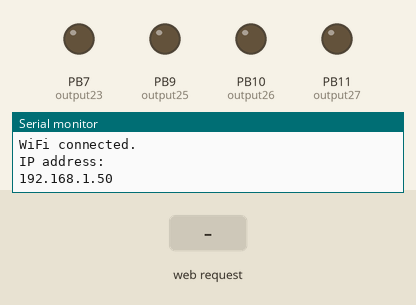
Bench run of a sketch on a simulated STM32 Blue Pill. On the bench: output pins drawn as LEDs (lit = HIGH), the last lines printed to the serial monitor. Inputs (shaded band) come from the test bench. WiFi joins after 1.5 s; servers stay silent unless stated.

Above: at 2.7 s.
2.8 s: HTTP request GET /25/on received
At 2.93 s:
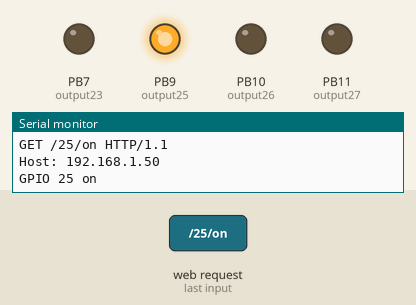
4.5 s: HTTP request GET /27/on received
At 4.63 s:
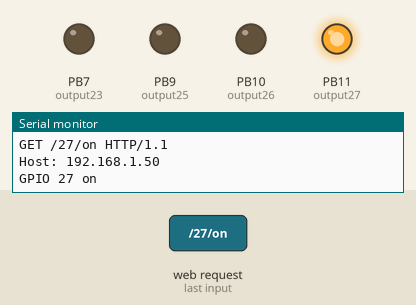
6.2 s: HTTP request GET /23/on received
At 6.33 s:
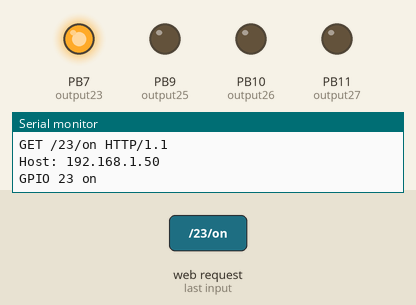
7.9 s: HTTP request GET /26/on received
At 8.03 s:
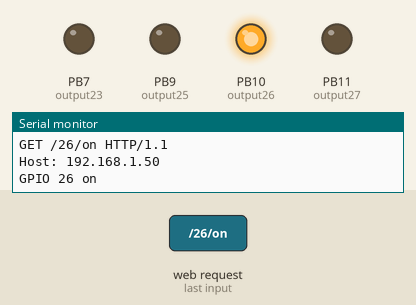
Timing chart, 0 to 10.6 s (numbered marks = the images above; inputs shaded):
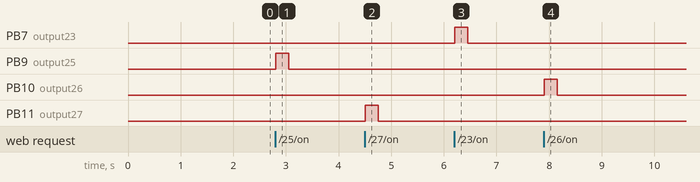

Measured:
- after the input at 2.8 s, PB9 (output25): LOW → HIGH at once, → LOW 0.25 s later
- after the input at 4.5 s, PB11 (output27): LOW → HIGH at once, → LOW 0.25 s later
- after the input at 6.2 s, PB7 (output23): LOW → HIGH at once, → LOW 0.25 s later
- after the input at 7.9 s, PB10 (output26): LOW → HIGH at once, → LOW 0.25 s later

The sketch:

web_server.ino
```cpp
/*********
  Rui Santos
  Complete project details at https://randomnerdtutorials.com
*********/
// Load Wi-Fi library
#include <WiFi.h>

// Replace with your network credentials
const char* ssid = "ahihi"; // tên wifi
const char* password = "12345679"; // password của wifi

// Set web server port number to 80
WiFiServer server(80);

// Variable to store the HTTP request
String header;

// Auxiliar variables to store the current output state
String output25State = "off";
String output27State = "off";
String output23State = "off";
String output26State = "off";

// Assign output variables to GPIO pins
const int output25 = 25;
const int output27 = 27;
const int output23 = 23;
const int output26 = 26;

// Current time
unsigned long currentTime = millis();
// Previous time
unsigned long previousTime = 0;
// Define timeout time in milliseconds (example: 2000ms = 2s)
const long timeoutTime = 2000;

void setup() {
  Serial.begin(115200);

  // Initialize the output variables as outputs
  pinMode(output25, OUTPUT);
  pinMode(output27, OUTPUT);
  pinMode(output23, OUTPUT);
  pinMode(output26, OUTPUT);

  // Set outputs to LOW
  digitalWrite(output25, LOW);
  digitalWrite(output27, LOW);
  digitalWrite(output23, LOW);
  digitalWrite(output26, LOW);

  // Connect to Wi-Fi network with SSID and password
  Serial.print("Connecting to ");
  Serial.println(ssid);
  WiFi.begin(ssid, password);
  while (WiFi.status() != WL_CONNECTED) {
    delay(500);
    Serial.print(".");
  }

  // Print local IP address and start web server
  Serial.println("");
  Serial.println("WiFi connected.");
  Serial.println("IP address: ");
  Serial.println(WiFi.localIP());
  server.begin();
}

void loop(){
  WiFiClient client = server.available();   // Listen for incoming clients
  if (client) {                             // If a new client connects,
    currentTime = millis();
    previousTime = currentTime;
    Serial.println("New Client.");          // print a message out in the serial port
    String currentLine = "";                // make a String to hold incoming data from the client
    while (client.connected() && currentTime - previousTime <= timeoutTime) {  // loop while the client's connected
      currentTime = millis();
      if (client.available()) {             // if there's bytes to read from the client,
        char c = client.read();             // read a byte, then
        Serial.write(c);                    // print it out the serial monitor
        header += c;
        if (c == '\n') {                    // if the byte is a newline character
          // if the current line is blank, you got two newline characters in a row.
          // that's the end of the client HTTP request, so send a response:
          if (currentLine.length() == 0) {
            // HTTP headers always start with a response code (e.g. HTTP/1.1 200 OK)
            // and a content-type so the client knows what's coming, then a blank line:
            client.println("HTTP/1.1 200 OK");
            client.println("Content-type:text/html");
            client.println("Connection: close");
            client.println();

            // turns the GPIOs on and off
            if (header.indexOf("GET /25/on") >= 0) {
              Serial.println("GPIO 25 on");
              output25State = "on";
              digitalWrite(output25, HIGH);
              delay(250); // Wait for 500 milliseconds
              Serial.println("GPIO 25 off");
              output25State = "off";
              digitalWrite(output25, LOW);
            }

            if (header.indexOf("GET /27/on") >= 0) {
              Serial.println("GPIO 27 on");
              output27State = "on";
              digitalWrite(output27, HIGH);
              delay(250); // Wait for 500 milliseconds
              Serial.println("GPIO 27 off");
              output27State = "off";
              digitalWrite(output27, LOW);
            }

            if (header.indexOf("GET /23/on") >= 0) {
              Serial.println("GPIO 23 on");
              output23State = "on";
              digitalWrite(output23, HIGH);
              delay(250); // Wait for 500 milliseconds
              Serial.println("GPIO 23 off");
              output23State = "off";
              digitalWrite(output23, LOW);
            }

            if (header.indexOf("GET /26/on") >= 0) {
              Serial.println("GPIO 26 on");
              output26State = "on";
              digitalWrite(output26, HIGH);
              delay(250); // Wait for 500 milliseconds
              Serial.println("GPIO 26 off");
              output26State = "off";
              digitalWrite(output26, LOW);
            }

            // Display the HTML web page
                // Display the HTML web page
                client.println("<!DOCTYPE html><html lang=\"en\">");
                client.println("<head><meta charset=\"UTF-8\">");
                client.println("<meta name=\"viewport\" content=\"width=device-width, initial-scale=1.0\">");
                client.println("<title>Traffic remote Animation</title>");
                client.println("<link rel=\"stylesheet\" href=\"./bootstrap/dist/css/bootstrap.css\">");
                client.println("<style>");
                client.println("body { display: flex; justify-content: center; align-items: center; flex-direction: column; width: 100%; height: 100vh; margin: 0;background-image: url(https://img.freepik.com/free-vector/circles-background-dark-tones_60389-166.jpg?semt=ais_hybrid);background-size: 100%;background-repeat:no-repeat; }");
                client.println(".header { width: 100%; height: 100vh; }");
                client.println(".inner-container { position: relative; width: 1200px; height: 100000px; display: flex; align-items: center; justify-content: space-around; background-image: url('image/traffic.png'); background-size: cover; background-position: center; }");
                client.println(".traffic-signal { width: 100px; height: 300px; background-color: #333; border-radius: 10px; display: flex; flex-direction: column; justify-content: space-between; align-items: center; }");
                client.println(".light { width: 60px; height: 60px; border-radius: 50%; margin: 10px; transition: background-color 0.9s; }");
                client.println(".red { background-color: red; }");
                client.println(".yellow { background-color: yellow; animation: blinkYellow 9s infinite; animation-delay: 3s; }");
                client.println(".green { background-color: green; animation: blinkGreen 9s infinite; animation-delay: 6s; }");
                client.println(".button-container { margin-top: 20px; display: flex; justify-content: center; flex-wrap: wrap; }");
                client.println(".button { background-color: #4CAF50; border: none; color: white; padding: 16px 40px; text-decoration: none; font-size: 30px; margin: 5px; border-radius: 5px; transition: background-color 0.3s, transform 0.3s; }");
                client.println(".button:hover { background-color: #45a049; transform: translateY(-2px); }");
                client.println(".button:active { transform: translateY(0); background-color: #003d7a; }");
                client.println(".button2 { background-color: #555555; }");
                client.println(".traffic-light-title { color: #f5f5f5; text-align: center; }");
                client.println("</style></head>");
                client.println("<body>");
                client.println("<h1 class=\"traffic-light-title\">TRAFFIC LIGHT SYSTEM WITH REMOTE CONTROL</h1>");
                client.println("<div class=\"header\"></div>");
                client.println("<div class=\"inner-container\">");
                client.println("<div class=\"traffic-signal\"><div class=\"light red\" id=\"red-light-1\"></div><div class=\"light yellow\"></div><div class=\"light green\"></div></div>");
                client.println("<div class=\"traffic-signal\"><div class=\"light red\"></div><div class=\"light yellow\"></div><div class=\"light green\"></div></div>");
                client.println("<div class=\"traffic-signal\"><div class=\"light red\"></div><div class=\"light yellow\"></div><div class=\"light green\"></div></div>");
                client.println("<div class=\"traffic-signal\"><div class=\"light red\"></div><div class=\"light yellow\"></div><div class=\"light green\"></div></div>");
                client.println("</div>");
                client.println("<div class=\"button-container\">");

                if (output25State == "off") {
                    client.println("<p><a href=\"/25/on\"><button class=\"button\">MODE</button></a></p>");
                }

                if (output27State == "off") {
                    client.println("<p><a href=\"/27/on\"><button class=\"button\">MAN1/CHANGE</button></a></p>");
                }

                if (output23State == "off") {
                    client.println("<p><a href=\"/23/on\"><button class=\"button\">MAN2/INC</button></a></p>");
                }

                if (output26State == "off") {
                    client.println("<p><a href=\"/26/on\"><button class=\"button\">DEC</button></a></p>");
                }

                client.println("</div>");
                client.println("<script src=\"bootstrap/js/bootstrap.min.js\"></script>");
                client.println("<script>");
                client.println("const button1 = document.getElementById('button-1');");
                client.println("const redLight1 = document.getElementById('red-light-1');");
                client.println("let blinkingInterval;");
                client.println("button1.addEventListener('click', () => {");
                client.println("    clearInterval(blinkingInterval);");
                client.println("    blinkingInterval = setInterval(() => {");
                client.println("        if (redLight1.style.backgroundColor === 'red') {");
                client.println("            redLight1.style.backgroundColor = 'black';");
                client.println("        } else {");
                client.println("            redLight1.style.backgroundColor = 'red';");
                client.println("        }");
                client.println("    }, 1000);");
                client.println("});");
                client.println("</script>");
                client.println("</body></html>");
                client.println();
            break;
          } else {
            currentLine = "";
          }
        } else if (c != '\r') {
          currentLine += c;
        }
      }
    }
    header = "";
    client.stop();
    Serial.println("Client disconnected.");
    Serial.println("");
  }
}
```
